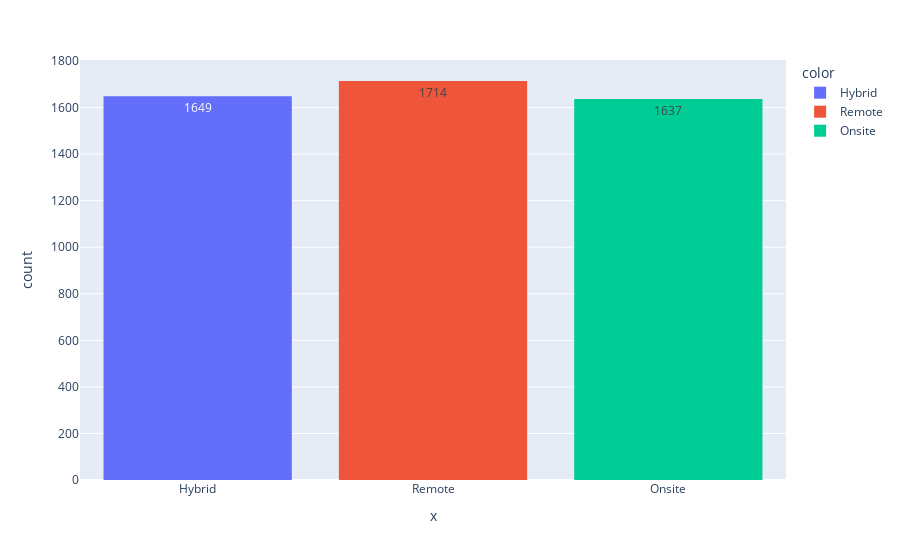

The cell this chart's notebook holds for it:
### Code cell
#using plotly to achieve the above
fig= px.histogram(x=df['Work_Location'],text_auto=True,color=df['Work_Location'])
fig.show()

### Figure 1 — Plotly figure (JSON) as saved in the notebook; plotly's stock layout.template omitted (floating-point values rounded to 4 significant figures; data arrays with more than 128 entries replaced by an {"elided": "..."} marker saying what was removed)
{"data": [{"alignmentgroup": "True", "bingroup": "x", "hovertemplate": "color=Hybrid<br>x=%{x}<br>count=%{y}<extra></extra>", "legendgroup": "Hybrid", "marker": {"color": "#636efa", "pattern": {"shape": ""}}, "name": "Hybrid", "offsetgroup": "Hybrid", "orientation": "v", "showlegend": true, "texttemplate": "%{value}", "type": "histogram", "x": {"elided": "1649 str values"}, "xaxis": "x", "yaxis": "y"}, {"alignmentgroup": "True", "bingroup": "x", "hovertemplate": "color=Remote<br>x=%{x}<br>count=%{y}<extra></extra>", "legendgroup": "Remote", "marker": {"color": "#EF553B", "pattern": {"shape": ""}}, "name": "Remote", "offsetgroup": "Remote", "orientation": "v", "showlegend": true, "texttemplate": "%{value}", "type": "histogram", "x": {"elided": "1714 str values"}, "xaxis": "x", "yaxis": "y"}, {"alignmentgroup": "True", "bingroup": "x", "hovertemplate": "color=Onsite<br>x=%{x}<br>count=%{y}<extra></extra>", "legendgroup": "Onsite", "marker": {"color": "#00cc96", "pattern": {"shape": ""}}, "name": "Onsite", "offsetgroup": "Onsite", "orientation": "v", "showlegend": true, "texttemplate": "%{value}", "type": "histogram", "x": {"elided": "1637 str values"}, "xaxis": "x", "yaxis": "y"}], "layout": {"barmode": "relative", "legend": {"title": {"text": "color"}, "tracegroupgap": 0}, "margin": {"t": 60}, "xaxis": {"anchor": "y", "domain": [0, 1], "title": {"text": "x"}}, "yaxis": {"anchor": "x", "domain": [0, 1], "title": {"text": "count"}}}}
